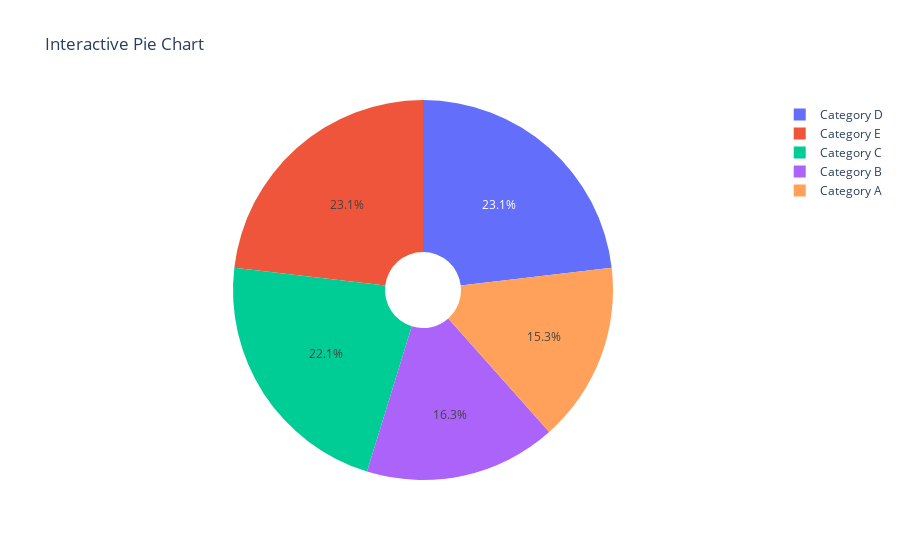

The cell this chart's notebook holds for it:
### Markdown cell above
21. Using Plotly, create an interactive pie chart of randomly generated data, add labels and percentages, set the title as 'Interactive Pie Chart.

### Code cell
import plotly.express as px
import numpy as np

# Generate random data for the pie chart
np.random.seed(0)  # For reproducibility
labels = ['Category A', 'Category B', 'Category C', 'Category D', 'Category E']
values = np.random.randint(1, 100, size=len(labels))  # Random values between 1 and 100

# Create a DataFrame for the data
import pandas as pd
data = pd.DataFrame({'Labels': labels, 'Values': values})

# Create an interactive pie chart
fig = px.pie(data, values='Values', names='Labels', title='Interactive Pie Chart', hole=0.2,## hole create a donut
             labels={'Labels': 'Categories', 'Values': 'Values'},
             color_discrete_sequence=px.colors.qualitative.Plotly)  # Use a qualitative color palette

# Show the plot
fig.show()

### Figure 1 — Plotly figure (JSON) as saved in the notebook; plotly's stock layout.template omitted (floating-point values rounded to 4 significant figures)
{"data": [{"domain": {"x": [0, 1], "y": [0, 1]}, "hole": 0.2, "hovertemplate": "Categories=%{label}<br>Values=%{value}<extra></extra>", "labels": ["Category A", "Category B", "Category C", "Category D", "Category E"], "legendgroup": "", "name": "", "showlegend": true, "type": "pie", "values": [45, 48, 65, 68, 68]}], "layout": {"autosize": true, "legend": {"tracegroupgap": 0}, "piecolorway": ["#636EFA", "#EF553B", "#00CC96", "#AB63FA", "#FFA15A", "#19D3F3", "#FF6692", "#B6E880", "#FF97FF", "#FECB52"], "title": {"text": "Interactive Pie Chart"}}}
